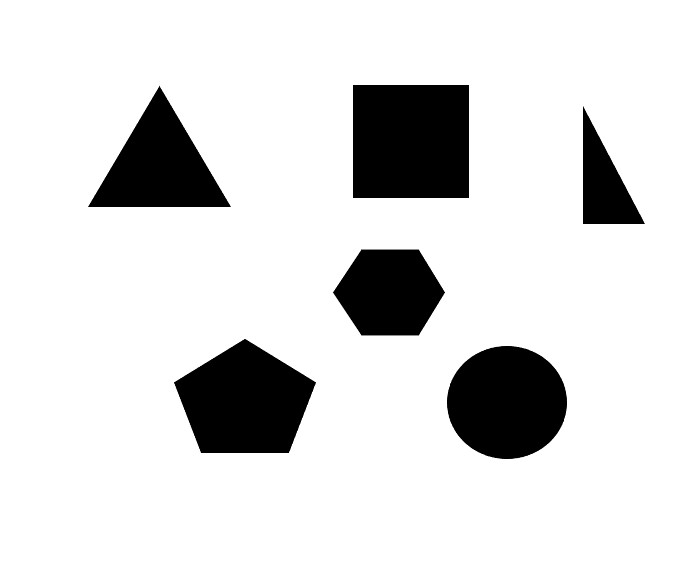
#> input picture 2dshape.jpg, 696 x 564 px
$ python 'opencv_识别轮廓.py'
#> lines starting #> are read from the running program, lines starting #| are printed output that depends on the picture; after the words box and inside, x2 and y2 are one past the last pixel; in counts of white or black regions, pixels touching at a corner belong together
#> further down, image is the input picture: shape (564, 696, 3); min 0, max 255, mean 219.6
#!/usr/bin/python
# -*- coding: utf-8 -*-

"""
形状识别、图像绘制、图像测量demo，demo展示内容：
1.识别常见形状：三角形、矩形、多边形、圆形
程序思路：
2.绘制图像轮廓
3.计算圆形的坐标和最小包围圆半径
加载带形状的图片，对图片进行预处理，然后识别图片中的几何形状，最后画出图像轮廓、质心位置并写上形状文字
 """
__author__ = "River.Yang"
__date__ = "2021/3/10"
__version__ = "1.0"

from time import sleep
import cv2


def get_contours(img):
    # 灰度图
    gray = cv2.cvtColor(img, cv2.COLOR_BGR2GRAY)
    # 二值化
    ret, binary = cv2.threshold(gray, 0, 255, cv2.THRESH_BINARY | cv2.THRESH_OTSU)
#> binary: shape (564, 696); 86.1% white; 6 black regions, box (x1, y1, x2, y2) and area: (353, 85, 469, 198) 13108, (174, 339, 316, 453) 11199, (447, 346, 567, 459) 10632, (88, 86, 231, 207) 8653, (333, 250, 445, 335) 7208, (583, 107, 645, 224) 3657
#> ret = 126
    # 黑白翻转
    mask = 255-binary
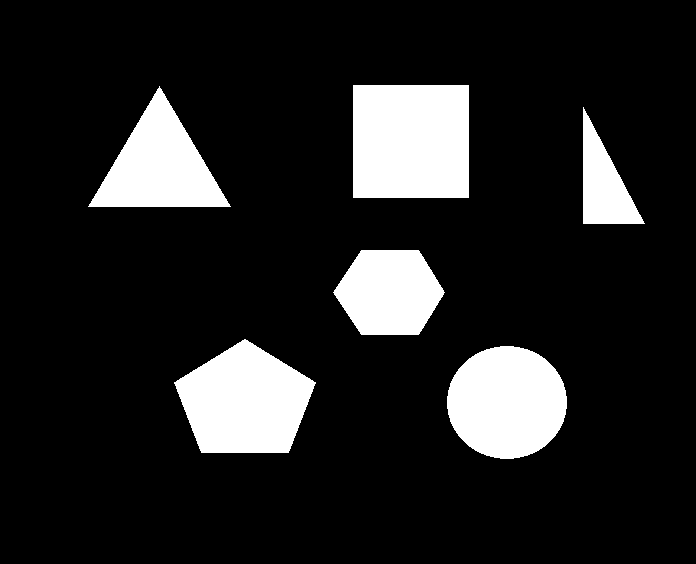
#> mask: shape (564, 696); 13.9% white; 6 white regions
    cv2.imshow("mask", mask)
    # 获取轮廓
    contous, hierarchy = cv2.findContours(mask, cv2.RETR_EXTERNAL, cv2.CHAIN_APPROX_SIMPLE)
#> contous = 6 contours; box (x1, y1, x2, y2) and area: (353, 85, 469, 198) 12880, (174, 339, 316, 453) 11014, (447, 346, 567, 459) 10468, (88, 86, 231, 207) 8461, (333, 250, 445, 335) 7066, (583, 107, 645, 224) 3510
    shape_list = []
    if len(contous) > 0:
        for i, contou in enumerate(contous):
            ellipsis = 0.01 * cv2.arcLength(contou, True)
            approxCurve = cv2.approxPolyDP(contou, ellipsis, True)  # 多边形逼近方法获取轮廓
            shape = len(approxCurve)

            # 求质心位置，画出质心
            mm = cv2.moments(contou)
            if mm['m00'] != 0:
                cx = int(mm['m10'] / mm['m00'])
                cy = int(mm['m01'] / mm['m00'])
            else:
                cx = 0
                cy = 0
            cv2.circle(img, (cx, cy), 2, (0, 255, 255), 3)

            shape_str = ""
            shape_CN = ""
            if shape == 3:
                shape_str = "triangle"
                shape_CN = "三角形"
                cv2.drawContours(img, contous, i, (0, 255, 0), 2)
            elif shape == 4:
                shape_str = "rectangle"
                shape_CN = "矩形"
                cv2.drawContours(img, contous, i, (255, 0, 0), 2)
            elif 4 < shape <= 6:
                shape_str = "polygon"
                shape_CN = "多边形"
                cv2.drawContours(img, contous, i, (255, 255, 0), 2)
            elif shape > 6:
                shape_str = "circle"
                shape_CN = "圆形"
                cv2.drawContours(img, contous, i, (0, 0, 255), 2)
                (x_cor, y_cor), radius = cv2.minEnclosingCircle(contou)
                print("圆形的坐标为：(x:%.1f, y:%.1f), 半径为 r = %.2f" % (x_cor, y_cor, radius))
            else:
                continue
            cv2.putText(img, shape_str, (cx, cy), cv2.FONT_HERSHEY_SIMPLEX, 0.5, (255, 255, 255), 1)
            # 存储形状信息
            shape_list.append([(cx, cy), shape, shape_str, shape_CN])
#> this loop made 6 passes
#> (ellipsis, shape, cx, cy, shape_str, shape_CN, x_cor, y_cor) on pass 1: (3.82, 16, 506, 402, 'circle', '圆形', 506.5, 402)
#> (ellipsis, approxCurve, shape, cx, cy, shape_str, shape_CN) on passes 4 to 6: (3.18, [[583, 107], [583, 223], [644, 223]], 3, 603, 184, 'triangle', '三角形'), (4.41, [[230, 206], [159, 86], [88, 206]], 3, 159, 166, 'triangle', '三角形'), (4.54, [[353, 85], [353, 197], [468, 197], [468, 85]], 4, 410, 141, 'rectangle', '矩形')
#| 圆形的坐标为：(x:506.5, y:402.0), 半径为 r = 59.80
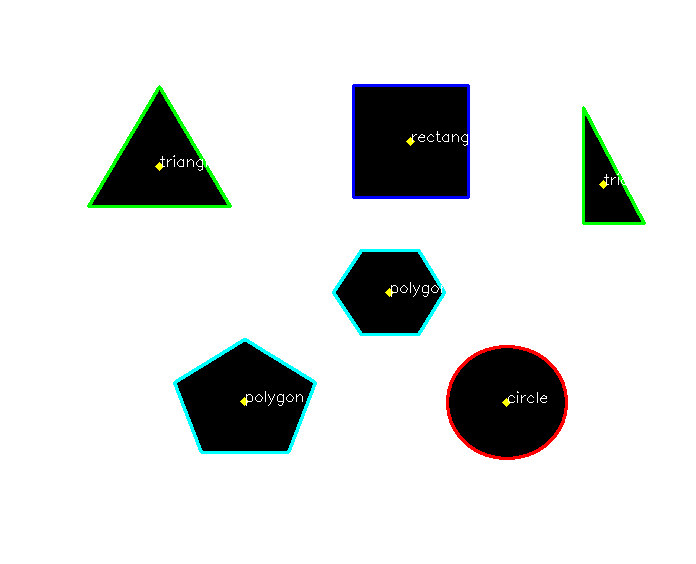
#> img: shape (564, 696, 3); 2.11% of pixels changed, all inside (x1, y1, x2, y2) = (87, 84, 646, 460)
#> after the loop, shape_list = [[(506, 402), 16, 'circle', '圆形'], [(244, 401), 5, 'polygon', '多边形'], [(389, 292), 6, 'polygon', '多边形'], [(603, 184), 3, 'triangle', '三角形'], [(159, 166), 3, 'triangle', '三角形'], [(410, 141), 4, 'rectangle', '矩形']]
    cv2.imshow("find cont", img)
    return shape_list


if __name__ == '__main__':
    image = cv2.imread('2dshape.jpg')
    print(get_contours(image))
#| [[(506, 402), 16, 'circle', '圆形'], [(244, 401), 5, 'polygon', '多边形'], [(389, 292), 6, 'polygon', '多边形'], [(603, 184), 3, 'triangle', '三角形'], [(159, 166), 3, 'triangle', '三角形'], [(410, 141), 4, 'rectangle', '矩形']]
    cv2.waitKey(0)
    cv2.destroyAllWindows()
